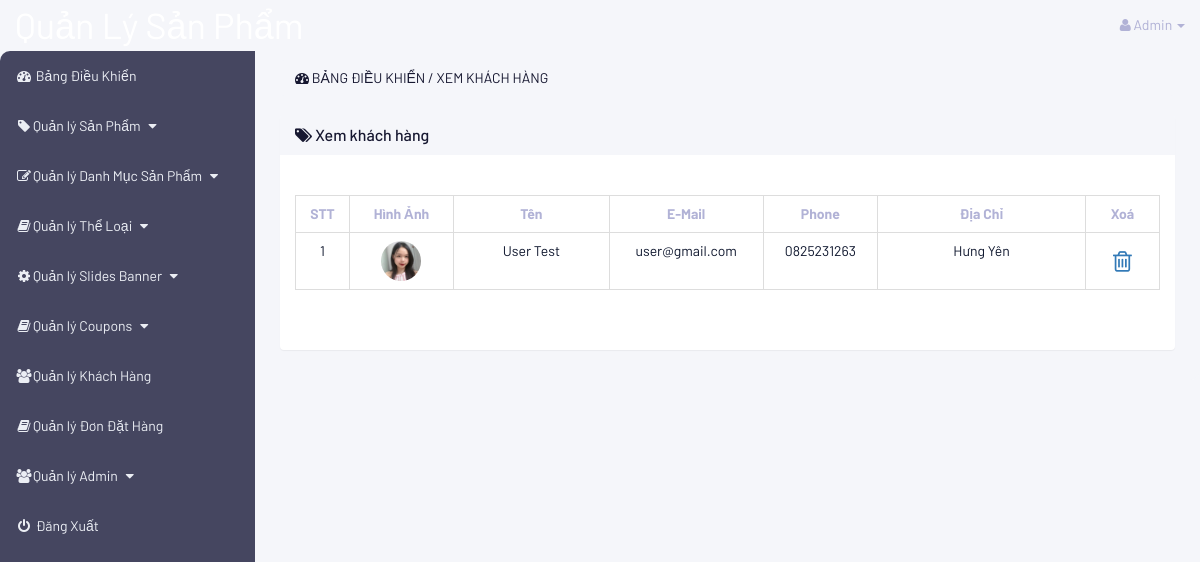
Screenshot of /admin/index.php?view_customers (signed in) with the database file from the repository.
### tables this page shows
CREATE TABLE `customers` (
  `customer_id` int(10) NOT NULL,
  `customer_name` varchar(255) NOT NULL,
  `customer_email` varchar(255) NOT NULL,
  `customer_phone` varchar(255) NOT NULL,
  `customer_address` varchar(255) NOT NULL,
  `customer_password` varchar(255) NOT NULL,
  `customer_image` text NOT NULL,
  `customer_ip` varchar(255) NOT NULL
);

### admin/view_customers.php (the view, shortened to what this page needs)
<?php
    if (!isset($_SESSION['admin_email'])) {
        echo "<script>window.open('login.php','_self')</script>";
    } else {
?>
<div class="row">
    <div class="col-lg-12">
        <ol class="breadcrumb">
            <li class="active">
                <i class="fa fa-dashboard"></i> Bảng điều khiển / Xem khách hàng
            </li>
        </ol>
    </div>
</div>
<div class="row">
    <div class="col-lg-12">
        <div class="panel panel-default">
            <div class="panel-heading">
               <h3 class="panel-title">
                   <i class="fa fa-tags"></i> Xem khách hàng
               </h3>
            </div>
            <div class="panel-body">
                <div class="table-responsive">
                    <table class="table table-striped table-bordered table-hover">
                        <thead>
                            <tr>
                                <th style="width: 10px"> STT </th>
                                <th style="width: 80px"> Hình Ảnh </th>
                                <th style="width: 120px"> Tên </th>
                                <th style="width: 60px"> E-Mail </th>
                                <th style="width: 30px"> Phone </th>
                                <th style="width: 160px"> Địa Chỉ </th>
                                <th> Xoá </th>
                            </tr>
                        </thead>
                        <tbody>
                            <?php
                                $i=0;
                                $get_c = "select * from customers";
                                $run_c = mysqli_query($conn, $get_c);
                                while ($row_c = mysqli_fetch_array($run_c)) {
                                    $c_id = $row_c['customer_id'];
                                    $c_name = $row_c['customer_name'];
                                    $c_email = $row_c['customer_email'];
                                    $c_phone = $row_c['customer_phone'];
                                    $c_address = $row_c['customer_address'];
                                    $c_img = $row_c['customer_image'];
                                    $i++;
                            ?>
                            <tr>
                                <td><?php echo $i; ?></td>
                                <td class="table_img"> <img src="../customer/customer_images/<?php echo $c_img; ?>" width="60px"></td>
                                <td><?php echo $c_name; ?></td>
                                <td><?php echo $c_email; ?></td>
                                <td><?php echo $c_phone; ?></td>
                                <td> <?php echo $c_address ?></td>
                                <td style="width: 40px">
                                    <span class="wrapperDelete">
                                        <a class="tableDelete" href="index.php?delete_customer=<?php echo $c_id; ?>">
                                            <i class="fa fa-trash-o"></i>
                                        </a>
                                    </span>
                                </td>
                            </tr>
                            <?php } ?>
                        </tbody>
                    </table>
                </div>
            </div>
        </div>
    </div>
</div>
<?php } ?>

### admin/includes/sidebar.php (shortened to what this page needs)
<?php
    if (!isset($_SESSION['admin_email'])) {
        echo "<script>window.open('login.php','_self')</script>";
    } else {
?>
<nav class="navbar navbar-inverse navbar-fixed-top">
    <div class="navbar-header">
        <a href="index.php?dashboard" class="navbar-brand" style="font-size: 36px">Quản Lý Sản Phẩm</a>
    </div>
    <ul class="nav navbar-right top-nav">
        <li class="dropdown">
            <a href="#" class="dropdown-toggle" data-toggle="dropdown">
                <i class="fa fa-user"></i> <?php echo $admin_name; ?> <b class="caret"></b>
            </a>
        </li>
    </ul>
    <div class="collapse navbar-collapse navbar-ex1-collapse">
        <ul class="nav navbar-nav side-nav">
            <li>
                <a href="index.php?dashboard">
                    <i class="fa fa-fw fa-dashboard"></i> Bảng Điều Khiển
                </a>
            </li>
            <li>
                <a href="#" data-toggle="collapse" data-target="#products">
                    <i class="fa fa-fw fa-tag"></i>Quản lý Sản Phẩm
                    <i class="fa fa-fw fa-caret-down"></i>
                </a>
            </li>
            <li>
                <a href="#" data-toggle="collapse" data-target="#p_cat">
                    <i class="fa fa-fw fa-edit"></i>Quản lý Danh Mục Sản Phẩm
                    <i class="fa fa-fw fa-caret-down"></i>
                </a>
            </li>
            <li>
                <a href="#" data-toggle="collapse" data-target="#cat">
                    <i class="fa fa-fw fa-book"></i>Quản lý Thể Loại
                    <i class="fa fa-fw fa-caret-down"></i>
                </a>
            </li>
            <li>
                <a href="#" data-toggle="collapse" data-target="#slides">
                    <i class="fa fa-fw fa-gear"></i>Quản lý Slides Banner
                    <i class="fa fa-fw fa-caret-down"></i>
                </a>
            </li>
            <li>
                <a href="#" data-toggle="collapse" data-target="#coupons">
                    <i class="fa fa-fw fa-book"></i>Quản lý Coupons
                    <i class="fa fa-fw fa-caret-down"></i>
                </a>
            </li>
            <li>
                <a href="index.php?view_customers">
                    <i class="fa fa-fw fa-users"></i>Quản lý Khách Hàng
                </a>
            </li>
            <li>
                <a href="index.php?view_orders">
                    <i class="fa fa-fw fa-book"></i>Quản lý Đơn Đặt Hàng
                </a>
            </li>
            <li>
                <a href="#" data-toggle="collapse" data-target="#users">
                    <i class="fa fa-fw fa-users"></i>Quản lý Admin
                    <i class="fa fa-fw fa-caret-down"></i>
                </a>
            </li>
            <li>
                <a href="logout.php">
                    <i class="fa fa-fw fa-power-off"></i> Đăng Xuất
                </a>
            </li>
        </ul>
    </div>
</nav>
<?php } ?>

### admin/css/style.css (style rules this page uses)
body { margin-top: 100px; background: #f5f6fa; color: #b1b2d6; font-family: "Barlow", sans-serif; }
.top-nav { padding: 0 15px; background-color: #f5f6fa; }
.navbar { background-color: #f5f6fa; border-color: #f5f6fa; }
.navbar-inverse .navbar-nav > li > a { color: #ebeef4; }
.navbar-inverse .navbar-collapse, .navbar-inverse .navbar-form { border: none; }
.panel { background: white; border: none; }
.panel-body { padding-top: 40px; padding-bottom: 40px; border-radius: 10px; }
.row .breadcrumb { background: #f5f6fa; color: #b1b2d6; }
.breadcrumb > .active { color: #171831; }
.panel-default > .panel-heading { color: #171831; background: #f5f6fa; border-color: #f5f6fa; }
@media (min-width: 768px) { body { margin-top: 50px; } }
.top-nav > li { display: inline-block; }
.top-nav > li > a { color: #b1b2d6; line-height: 20px; padding-top: 15px; padding-bottom: 15px; }
@media (min-width: 768px) { .side-nav { position: fixed; top: 51px; bottom: 0; width: 255px; overflow-y: auto; overflow-x: hidden; background-color: #454660; padding-bottom: 40px; border-top-left-radius: 10px; } }
@media (min-width: 768px) { .side-nav > li > a { width: 255px; } }
.panel-body { border-radius: 5px; }
.table-bordered > tbody > tr > td, .table-bordered > tbody > tr > th, .table-bordered > tfoot > tr > td, .table-bordered > tfoot > tr > th, .table-bordered > thead > tr > td { border: 2px solid pink; background: white; color: #10182f; border: none; }
.table-bordered > tbody > tr > td, .table-bordered > tbody > tr > th, .table-bordered > tfoot > tr > td, .table-bordered > tfoot > tr > th, .table-bordered > thead > tr > td, .table-bordered > thead > tr > th { border: 1px solid #ddd; }
.active { text-transform: uppercase; }
.table_img { text-align: center; }
.table_img img { width: 40px; height: 40px; border-radius: 100%; object-fit: cover; }
th, td { text-align: center; }
td a i { font-size: 24px !important; }
td .tableDelete { display: flex; justify-content: center; align-items: center; width: 40px; height: 40px; }
.wrapperDelete { position: relative; display: flex; justify-content: center; align-items: center; }

### rows the page displays
customers: customer_image (picture), customer_name "User Test", customer_email "user@gmail.com", customer_phone "0825231263", customer_address "Hưng Yên"

### other values shown
$admin_name "Admin"
